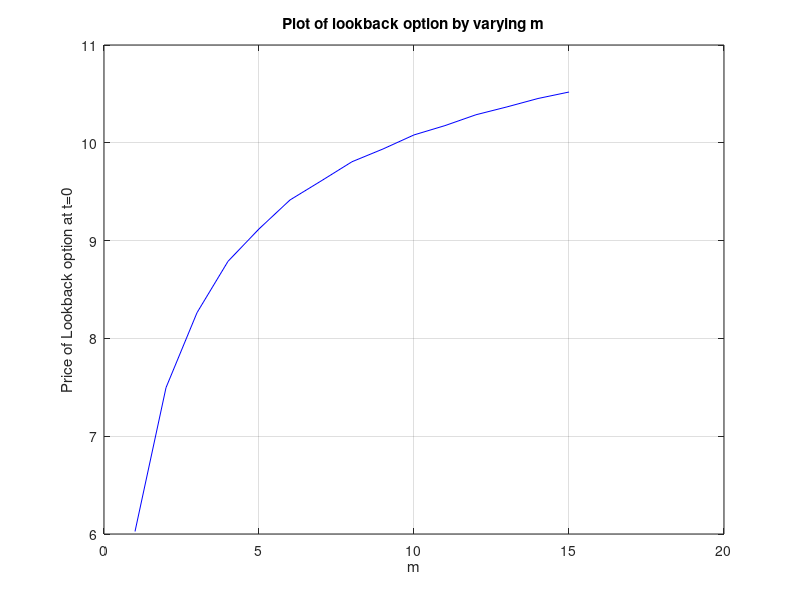

MATLAB code to generate this figure:
function[root]=lab3_2lookback()
    T=1;r=0.08;sig=0.2;
    m=[5,10,15];
    a=[];b=[];
    for i =1:length(m)
        t=T/m(i);
        u=exp(sig*sqrt(t)+(r-0.5*sig*sig)*t);d=exp(-1*sig*sqrt(t)+(r-0.5*sig*sig)*t);
        b=solve1(u,d,T,r,sig,m(i),t,a,b);
        fprintf('The value of lookback option at m = %d is %.8f\n',m(i),b(1));
        fprintf('\n\n');
    end
    xx={'S(0)', 'K', 'r' , 'sigma', 'm'};
    a=[];b=[];
    m=[1:1:15];
    for i =1:length(m)
        t=T/m(i);
        u=exp(sig*sqrt(t)+(r-0.5*sig*sig)*t);d=exp(-1*sig*sqrt(t)+(r-0.5*sig*sig)*t);
        b=solve1(u,d,T,r,sig,m(i),t,a,b);
        value(i)=b(1);
    end
    graphical(m,value);
    a=[];b=[];
    m=5;t=T/m;
    u=exp(sig*sqrt(t)+(r-0.5*sig*sig)*t);d=exp(-1*sig*sqrt(t)+(r-0.5*sig*sig)*t);
    b=solve1(u,d,T,r,sig,m,t,a,b);
    fprintf('The value of lookback option at all intermediate points for m=5 is: \n');
    for t=1:6
        fprintf('At t= %d: \n',t-1 )
        for i=2^(t-1):(2^t-1)
            disp(b(i));
        end
    end 
end

function[]=graphical(m,value)
    figure();
    p=plot(m,value,'b');
    grid on
    title1=['Plot of lookback option by varying m'];
    title(sprintf('%s',title1));
    xlabel('m');ylabel('Price of Lookback option at t=0');
    saveas(p,title1, 'png');
end


function[root1]=solve1(u,d,T,r,sig,m,t,a,b)
    p=(exp(r*t)-d)/(u-d);q=(u-exp(r*t))/(u-d);
    a(1)=100;b(1)=100;
    xx=2^m;yy=2^(m+1);
    for i=1:xx-1
        a(2*i)=a(i)*u;b(2*i)=max(b(i),a(2*i));
        a(2*i+1)=a(i)*d;b(2*i+1)=max(b(i),a(2*i+1));
    end
    for i=xx:yy-1
        b(i)=b(i)-a(i);
    end
    for i=(xx-1):-1:1
        b(i)=exp(-1*r*t)*(p*b(2*i)+q*b(2*i+1));
    end
    root1=b;
end
